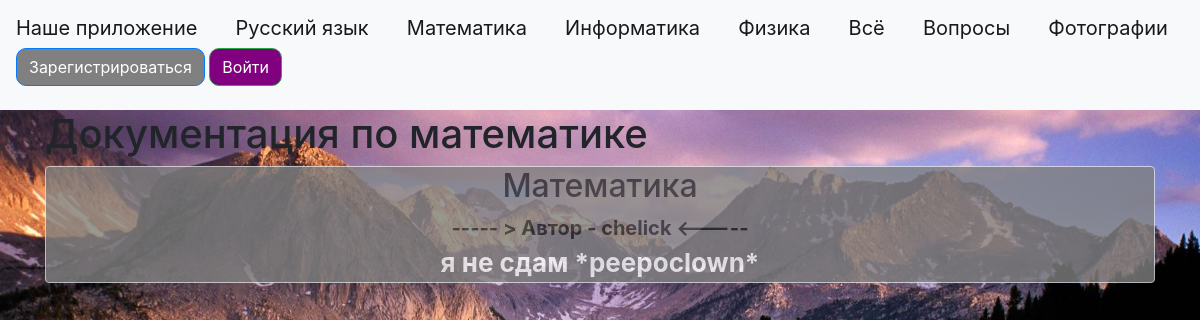
The app's page /math.html with its own data.
### data/news.py (models this page shows)
class News(SqlAlchemyBase):
    __tablename__ = 'news'
    id = sqlalchemy.Column(sqlalchemy.Integer,
                           primary_key=True, autoincrement=True)
    title = sqlalchemy.Column(sqlalchemy.String, nullable=True)
    content = sqlalchemy.Column(sqlalchemy.String, nullable=True)
    created_date = sqlalchemy.Column(sqlalchemy.DateTime,
                                     default=datetime.datetime.now)
    is_question = sqlalchemy.Column(sqlalchemy.Boolean, default=True)
    user_id = sqlalchemy.Column(sqlalchemy.Integer,
                                sqlalchemy.ForeignKey("users.id"))
    user = orm.relationship('User')
    answers = orm.relationship('Answer', back_populates='question', lazy='dynamic')

### data/users.py (models this page shows, shortened)
class User(SqlAlchemyBase, UserMixin):
    __tablename__ = 'users'
    id = sqlalchemy.Column(sqlalchemy.Integer,
                           primary_key=True, autoincrement=True)
    name = sqlalchemy.Column(sqlalchemy.String, nullable=True)
    about = sqlalchemy.Column(sqlalchemy.String, nullable=True)
    email = sqlalchemy.Column(sqlalchemy.String,
                              index=True, unique=True, nullable=True)
    hashed_password = sqlalchemy.Column(sqlalchemy.String, nullable=True)
    created_date = sqlalchemy.Column(sqlalchemy.DateTime,
                                     default=datetime.datetime.now)
    news = orm.relationship("News", back_populates='user')

### main.py (the view)
@app.route("/math.html")
def math():
    db_sess = db_session.create_session()
    news = db_sess.query(News).filter(News.title == 'Математика').filter(News.is_question != True)
    return render_template("math.html", news=news, title='MATHS Documentation')

### data/db_session.py (called while the page is built)
def create_session() -> Session:
    global __factory
    return __factory()

### templates/math.html (shortened to what this page needs)
{% extends "base.html" %}
{% block content %}
<h1>Документация по математике</h1>
{% for item in news%}
<div class="col-md6 border rounded" style="background-color: gray; opacity: .8;">
    <h2 style="text-align: center;">{{item.title}}</h2>
    <div style="font-size: 20px; text-align: center; font-weight: bold">
        ----- > Автор - {{item.user.name}} <-----
    </div>
    <div style="text-align: center; font-size: 26px; font-weight: bold; color: white;">
        {{item.content}}
    </div>
</div>
<br>
{% endfor %}
{% endblock %}

### records on screen
News: title "Математика", user.name "chelick", content "я не сдам *peepoclown*"
